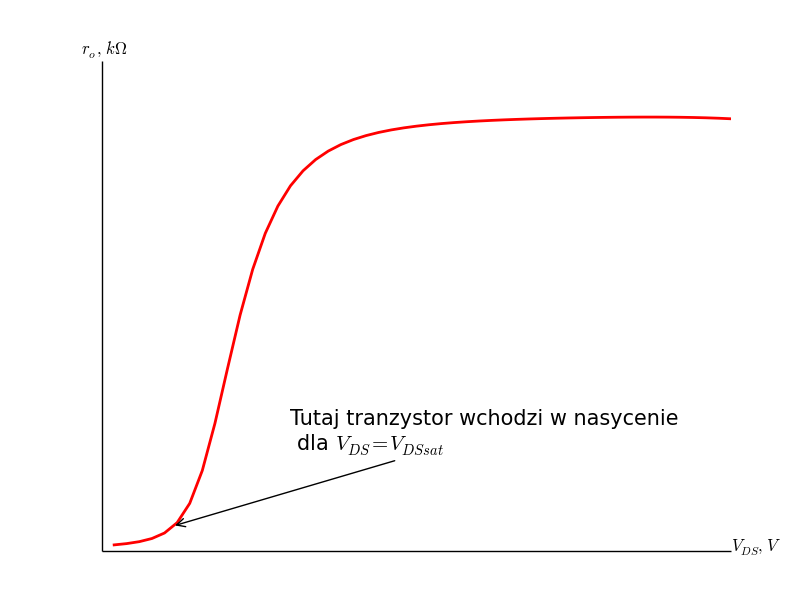

Here is the Python script that generated this plot:
# -*- coding: utf-8 -*-
from squarelaw import *
from scipy import interpolate


if __name__ == "__main__":
    vgs = 0.35

    x, ro = np.loadtxt('short_ro.csv',
        delimiter = ',',
        skiprows = 1,
        unpack = True)

    ro = ro / const.kilo

    arrow = dict(facecolor = 'black',
        arrowstyle = '->')

    fig, ax = plt.subplots()
    plt.plot( x, ro, 'r', linewidth = 2)

    ax.annotate("Tutaj tranzystor wchodzi w nasycenie\n dla $V_{DS} = V_{DSsat}$",
        xy = ( 0.135 , 35),
        textcoords = 'axes fraction', xytext = (0.3, 0.2), size = 15,
        arrowprops = arrow)

    ax.spines['right'].set_visible(False)
    ax.spines['top'].set_visible(False)

    plt.figtext( 0.9, 0.1, r"$V_{DS}, \ V$")
    plt.figtext( 0.1, 0.91, r"$r_o, \ k \Omega$")

    ax.set_xticks( [])
    # # ax.set_xticklabels( ['$V_{GS}$'])
    ax.set_yticks( [])
    # # ax.set_yticklabels( ['$I_D$'])

    plt.show()
